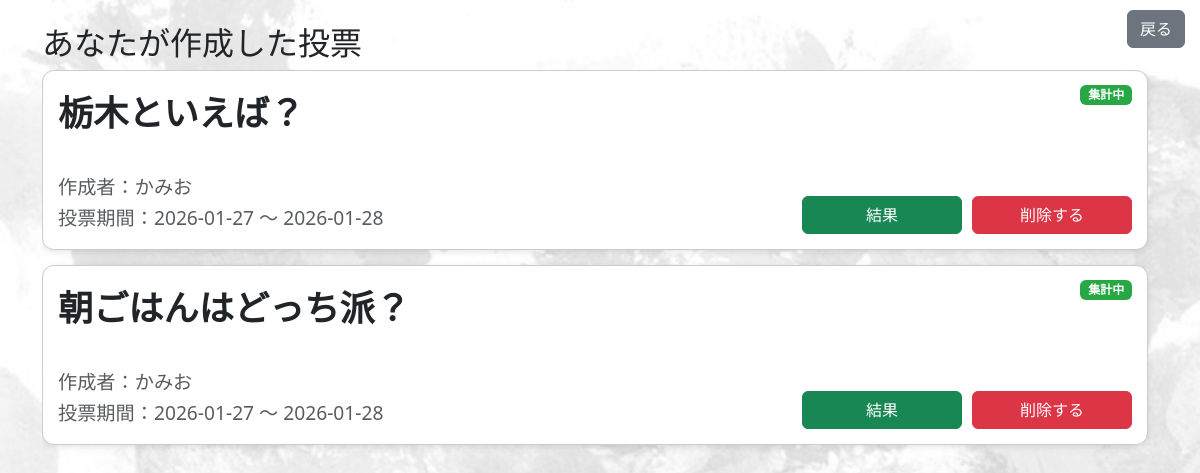
Page /zumi.php (signed in) on the committed database.
### tables this page shows
CREATE TABLE `votes` (
  `id` int(10) UNSIGNED NOT NULL,
  `title` varchar(20) NOT NULL,
  `start_date` date NOT NULL,
  `end_date` date NOT NULL,
  `account_id` int(4) UNSIGNED NOT NULL,
  `flag` tinyint(1) NOT NULL DEFAULT 0,
  `class_id` char(4) DEFAULT NULL
);

CREATE TABLE `accounts` (
  `id` int(10) UNSIGNED NOT NULL,
  `account_number` int(10) UNSIGNED NOT NULL,
  `name` varchar(100) NOT NULL,
  `class_id` char(4) NOT NULL,
  `secret_situmon` varchar(30) NOT NULL,
  `secret` varchar(30) NOT NULL,
  `failed_count` int(11) NOT NULL DEFAULT 0,
  `is_locked` tinyint(1) NOT NULL DEFAULT 0,
  `locked_at` datetime DEFAULT NULL,
  `password` varchar(255) NOT NULL
);

### zumi.php (the view, shortened to what this page needs)
<?php
$account_number = $_SESSION['account_number'];
$conn = new mysqli("localhost", "root", "", "toukounaiyou_db");
$stmt = $conn->prepare("
    SELECT
        v.id,
        v.title,
        v.start_date,
        v.end_date,
        a.name AS creator_name
    FROM votes v
    LEFT JOIN accounts a
        ON v.account_id = a.account_number
    WHERE v.account_id = ? AND v.flag = 1
    ORDER BY v.id DESC
");
$stmt->bind_param("i", $account_number);
$stmt->execute();
$result = $stmt->get_result();
?>
<!DOCTYPE html>
<html lang="ja">
<head>
<link href="https://cdn.jsdelivr.net/npm/bootstrap@5.3.2/dist/css/bootstrap.min.css" rel="stylesheet">
</head>
<body class="container mt-4">
<a href="main.php" class="btn btn-secondary return-top-btn">戻る</a>
<h2>あなたが作成した投票</h2>
<div class="scroll-box">
<?php while ($row = $result->fetch_assoc()): ?>
<?php
    $vote_id = $row['id'];
    $check = $conn->prepare("SELECT 1 FROM vote_count WHERE vote_id = ? AND account_id = ?");
    $check->bind_param("ii", $vote_id, $account_number);
    $check->execute();
    $already_voted = $check->get_result()->num_rows > 0;
    $now = date("Y-m-d");
    if ($now >= $row['start_date'] && $now <= $row['end_date']) {
        $status = "集計中";
    } else if ($now >= $row['start_date'] && $now >= $row['end_date']) {
        $status = "締め切り";
    } else {
        $status = "開始前";
    }
?>
<div class="vote-card">
    <div class="d-flex justify-content-between align-items-center">
        <div class="vote-title"><?= htmlspecialchars($row['title']); ?></div>
        <div>
            <?php if ($status === "集計中"): ?>
                <span class="badge status-open"><?= $status ?></span>
            <?php else: ?>
                <span class="badge status-closed"><?= $status ?></span>
            <?php endif; ?>
        </div>
    </div>
    <div class="info-area text-muted">
        <div class="creator-text">
            作成者：<?= htmlspecialchars($row['creator_name']); ?>
        </div>
        <div class="vote-period">
            投票期間：<?= htmlspecialchars($row['start_date']) ?> ～ <?= htmlspecialchars($row['end_date']) ?>
        </div>
    </div>
    <div class="btn-area">
        <?php if ($already_voted): ?>
            <form action="kekka2.php" method="GET">
                <button type="submit" class="btn btn-success resultbtn">結果</button>
            </form>
        <?php endif; ?>
        <form action="touhyoudeletekakunin.php" method="GET">
            <button type="submit" class="btn btn-danger deletebtn">削除する</button>
        </form>
    </div>
</div>
<?php endwhile; ?>
</div>
</body>
</html>

### zumi.php (style rules this page uses)
body { background: url("img/gamen1.jpg") no-repeat center center fixed; background-size: cover; }
.scroll-box { max-height: 70vh; overflow-y: auto; padding-right: 10px; }
.vote-card { border: 1px solid #ccc; padding: 15px 15px 70px 15px; border-radius: 12px; margin-bottom: 15px; box-shadow: 0 2px 6px rgba(0,0,0,0.1); background: #fff; position: relative; min-height: 180px; }
.vote-title { font-size: 2.2rem; font-weight: 800; word-break: break-word; }
.status-open { background:#28a745; position: relative; top: -20px; color:#fff; }
.return-top-btn { position: fixed; top: 10px; right: 15px; z-index: 1000; }
.info-area { position: absolute; left: 15px; bottom: 15px; text-align: left; max-width: calc(100% - 230px); }
.creator-text, .vote-period { font-size: 1.2rem; font-weight: 500; margin: 2px 0; word-wrap: break-word; overflow-wrap: break-word; white-space: normal; max-width: 100%; }
.btn-area { position: absolute; right: 15px; bottom: 15px; display: flex; gap: 10px; flex-wrap: wrap; }
.resultbtn, .deletebtn { width: 160px; }

### rows in the picture
votes: title "栃木といえば？", status "集計中", accounts.name "かみお", start_date "2026-01-27", end_date "2026-01-28"
votes: title "朝ごはんはどっち派？", status "集計中", accounts.name "かみお", start_date "2026-01-27", end_date "2026-01-28"
